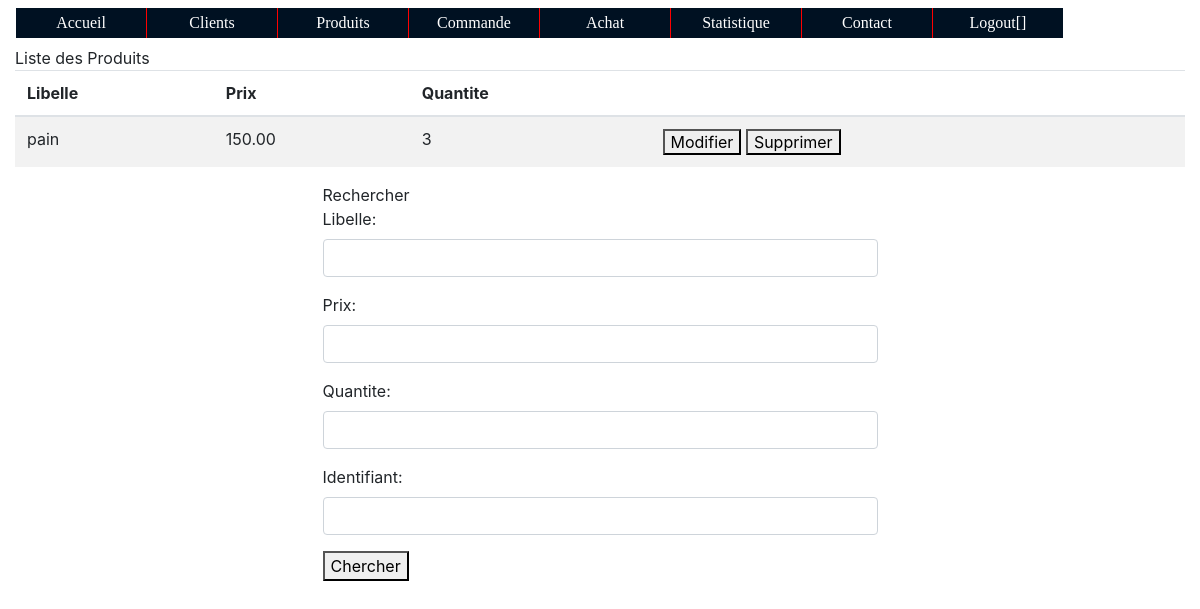
The page /produit.php?idproduit=12 (signed in) on the database its author committed.
### tables this page shows
CREATE TABLE `produit` (
  `IDPRODUIT` int(11) NOT NULL,
  `LIBELLE` char(25) NOT NULL,
  `PRIX` decimal(8,2) NOT NULL,
  `QUANTITE` int(11) NOT NULL
);

### Database.php (called while the page is built, shortened)
<?php
class Database {
	private static $PDO;
	 private static $server='localhost';
     public static $loginBdd ='root' ;
     private static $passwordPasseBdd='Msd02011995';
     private static $dataBase='gesvente';
	 private static $driver = "mysql";
     private static $char_set = "utf8";
	public function __construct() {
		self::connect();
	}
	public function connect() {
		$driver = strtoupper(self::$driver);
		switch ($driver) {
			case 'MYSQL':
				try {
					self::$PDO = new PDO('mysql:host=' . self::$server . ';dbname=' . self::$dataBase, self::$loginBdd, self::$passwordPasseBdd);
					self::$PDO->query('SET NAMES ' . self::$char_set);
					} catch (PDOException $exception) {
						die($exception->getMessage());
					}
				return self::$PDO;
			break;
		}
	}
     public function query($statement) {
		return self::$PDO->query($statement);
	}
}

### classeProduit.php (called while the page is built, shortened)
<?php
 require_once("Database.php");
class Produit {
   private static $base ;
	public function __construct($idproduit,$libelle,$prix,$quantite) {
		$this->libelle=$libelle;
		$this->prix=$prix;
		$this->quantite=$quantite;
	}
	static function findBykey($key){
		self::$base=new Database();
	  $tab=self::populate(self::$base->query("select * from `produit` WHERE `idproduit`=".$key));
	  return $tab[0];
	}
	static function populate($resutset){
	    $produits=array();
		$i=0;
	  foreach ($resutset as $row) {
				$produits[$i]=new Produit($row['IDPRODUIT'],$row['LIBELLE'],$row['PRIX'],$row['QUANTITE']);
			$i++;
        }
		self::$base =null;
		return $produits;
	}
}
?>

### produit.php (the view, shortened to what this page needs)
<?php
if(isset($_SESSION['login']) AND isset($_SESSION['prenom'])){
	include_once 'classeProduit.php';
	?>
		<html>
		<head>
			<head>
<link rel="stylesheet" type="text/css" href="css/bootstrap.min.css"/>
<link rel="stylesheet" type="text/css" href="mystyle.css"/>
		</head>
		<body>
		<?php
  require_once("entete.php");?>
  <div class="col-md-12 col-xs-12 spacer mytable">
  <div class="panel panel-info spacer">
  <div class="panel-heading">Liste des Produits</div>
  <div class="panel-body">
    <table class="table table-striped">
  <thead>
  <tr>
  <th>Libelle</th><th>  Prix</th><th>Quantite</th><th></th>
  </tr>
  </thead>
					<?php
						if(isset($_GET['idproduit'])){
							$idproduit = $_GET['idproduit'];
							$produit = Produit::findBykey($idproduit);
							if($produit->libelle!=null or $produit->prix!=null){
								echo "<tr><td>".$produit->libelle."</td><td>".$produit->prix."</td><td>".
								$produit->quantite.
								"</td><td colspan='2'><a href='modificationProduit.php?idproduit=$idproduit'><button>Modifier</button></a>
								<a href='traitementSuppressionProduit.php?idproduit=$idproduit'><button>Supprimer</button></a></td></tr>";
							}
						}
					?>
			</table>
			</div>
			<div id="d2">
				<div class="container spacer col-md-6 col-xs-12 col-md-offset-3">
	<div class="panel panel-default">
	<div class="panel-heading">Rechercher</div>
	<div class="panel-body"
				<form method="post" action="traitementRechercheProduit.php">
				<div class="form-group">
				<label class="control-label">Libelle:</label>
				<input name="libelle" type="text"  class="form-control"/>
			</div>
			<div class="form-group">
				<label class="control-label">Prix:</label>
				<input name="prix" type="text"  class="form-control"/>
			</div>
			<div class="form-group">
				<label class="control-label">Quantite:</label>
				<input name="quantite" type="text"  class="form-control"/>
			</div>
			<div class="form-group">
				<label class="control-label">Identifiant:</label>
				<input name="idproduit" type="text"  class="form-control"/>
			</div>
			<div>
				<button type="submit">
					Chercher</button> </div>
			</div>
		</body>
	</html>
		<?php
}else{
	header("Location:ConnexionInscription.php?");
}
?>

### mystyle.css (style rules this page uses)
.spacer { margin-top: 40px; }

### rows shown on the page
produit: LIBELLE "pain", PRIX "150.00", QUANTITE "3"
